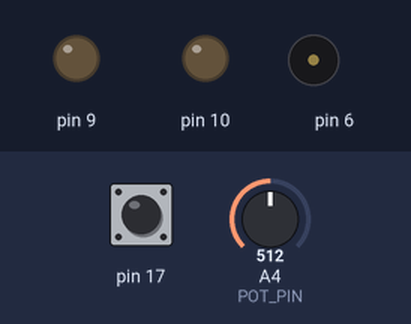
Bench run of a sketch on a simulated Arduino Uno, built with avr-gcc and run on an emulated ATmega328P. Shown: output pins drawn as LEDs (lit = HIGH), buzzer (waves = sounding). Inputs (shaded band) come from the test bench; at power-on: A4 (POT_PIN) = 512, pin 17 HIGH.

Above: at 1.2 s.
1.3 s: A4 (POT_PIN) set to 839
2.8 s: A4 (POT_PIN) set to 863
At 4.2 s:
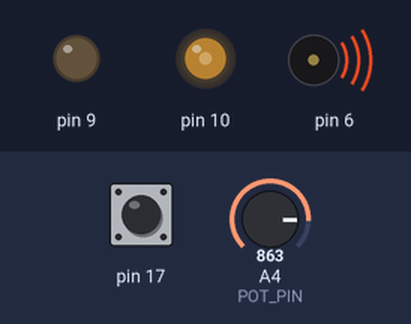
5.3 s: pin 17 pulled LOW for 3.2 s
At 5.75 s:
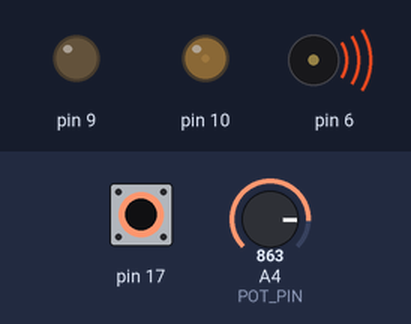
10.0 s: pin 17 pulled LOW for 0.15 s
At 11.9 s:
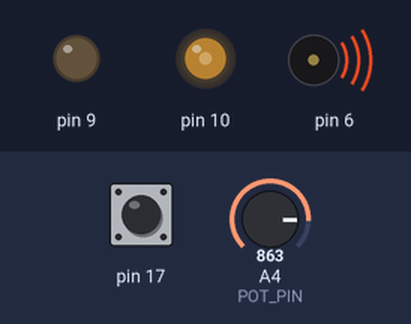
13.0 s: A4 (POT_PIN) set to 840
At 13.9 s:
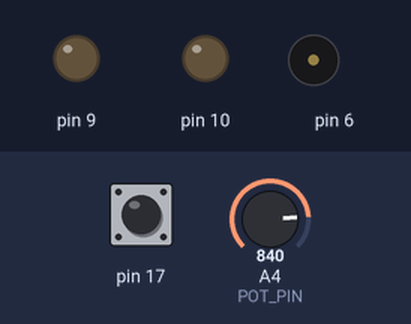
Timing chart, 0 to 15.9 s (numbered marks = the images above; inputs shaded):
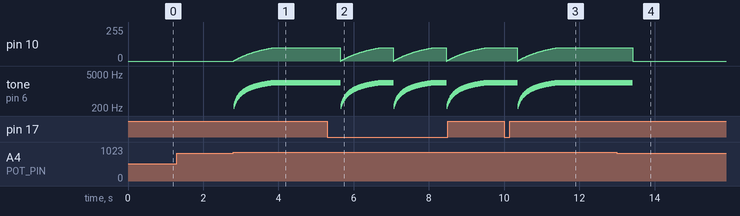

The sketch:

iron-man-repulsor.ino
```cpp
#include <CapacitiveSensor.h>
#include "Repulsor.h"

// input pins
#define CAP_SEND 16
#define CAP_RECEIVE 17
#define POT_PIN A4

// output pins
#define INDICATOR_LED 10
#define FLASH_LED 9
#define SPEAKER 6

// 10M resistor between the two pins
CapacitiveSensor cs(CAP_SEND, CAP_RECEIVE);
Repulsor repulsor(INDICATOR_LED, FLASH_LED, SPEAKER);

void setup() {
  // turn off autocalibrate
//  cs.set_CS_AutocaL_Millis(0xFFFFFFFF);

  // for debug
  Serial.begin(9600);
}

void loop() {
  // read the input on potentialPin
  int potValue = analogRead(POT_PIN);
  long capValue = cs.capacitiveSensor(30);

//  Serial.println(potValue);

  if (potValue > 850) {
    repulsor.charge();
  } else {
    repulsor.discharge();
  }

  if (capValue > 1000) {
    repulsor.repulse();
  }

  delay(1); // delay for stability
}
```

Repulsor.cpp
```cpp
#include "Repulsor.h"
#include "Math.h"

Repulsor::Repulsor(byte indicatorLED, byte flashLED, byte speaker) {
  this->indicatorLED = indicatorLED;
  this->flashLED = flashLED;
  this->speaker = speaker;
  init();
}

void Repulsor::init() {
  // LED digital output pins
  pinMode(indicatorLED, OUTPUT);
  pinMode(flashLED, OUTPUT);
}

void Repulsor::refresh() {
  analogWrite(indicatorLED, energy);
  analogWrite(flashLED, flashValue);

  if (energy > 0) {
    tone(speaker, int(energy) * 20 + 200);
  } else {
    // no energy then mute
    noTone(speaker);
  }
}

//int Repulsor::getEnergy() {
//  if (isCharging) {
//    return 50 * (1 - exp(-float(energy) / 100));
//  } else {
//    return 255 * exp(float(energy - 255) / 10);
//  }
//}

void Repulsor::charge() {
  if (energy < 100) {
    double distance = 100 - energy;
    double speed = (distance / 200) + 0.2;
    energy += speed;
  }

  // update LEDs and speaker
  refresh();
}

void Repulsor::discharge() {
  if (energy > 0) {
    energy -= 1;
  }

  // update LEDs and speaker
  refresh();
}

void Repulsor::repulse() {
  if (energy >= 100) {
    while (flashValue < 255) {
      flashValue += 5;
      energy = flashValue;
      delay(1);

      refresh();
    }

    while (flashValue > 0) {
      double speed = (flashValue / 100) + 0.2;
      flashValue -= speed;
      energy = flashValue;
      delay(1);

      refresh();
    }
  }
}
```

Repulsor.h
```cpp
#include <Arduino.h>

class Repulsor {
  private:
    byte indicatorLED;
    byte flashLED;
    byte speaker;

    double energy = 0; // 0 ~ 100
    double flashValue = 0; // 0 ~ 255

    void init();
    void refresh();

  public:
    Repulsor(byte indicatorLED, byte flashLED, byte speaker);

    void charge();
    void discharge();
    void repulse();
};
```

Measured:
- the behaviour switches between 850 and 851 on A4 (POT_PIN) (found by bisection; images 0 and 1)
- after the input at 1.3 s, every drawn part: stays the same
- after the input at 2.8 s, pin 10: moves from 0/255 to 100/255 over 1.0 s, starting at once; tone on pin 6: plays 240 Hz for 0.01 s, 280 Hz for 0.01 s, 320 Hz for 0.01 s, 360 Hz for 0.01 s, 400 Hz for 0.01 s, 440 Hz for 0.01 s … (88 notes in this stretch), starting at once
- after the input at 5.3 s, pin 10: ramps from 0/255 to 100/255 and jumps back, once every 1.4 s; tone on pin 6: plays 240 Hz for 0.01 s, 280 Hz for 0.01 s, 320 Hz for 0.01 s, 360 Hz for 0.01 s, 400 Hz for 0.01 s, 440 Hz for 0.01 s … (262 notes in this stretch), starting after 0.36 s
- after the input at 10.0 s, tone on pin 6: plays 240 Hz for 0.01 s, 280 Hz for 0.01 s, 320 Hz for 0.01 s, 360 Hz for 0.01 s, 400 Hz for 0.01 s, 420 Hz for 0.01 s … (88 notes in this stretch), starting after 0.36 s
- after the input at 13.0 s, pin 10: 100/255 → 0/255 after 0.42 s; tone on pin 6: 2200 Hz → silent after 0.42 s
